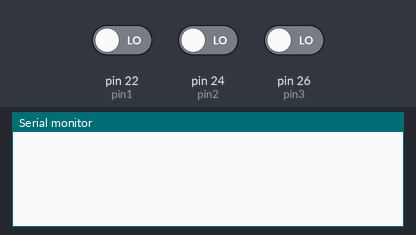
Bench run of a sketch on a simulated Arduino Mega 2560, built with avr-gcc and run on an emulated ATmega2560. Parts: the last lines printed to the serial monitor. The test bench sets the inputs (shaded band); at power-on: pin 22 (pin1) LOW, pin 24 (pin2) LOW, pin 26 (pin3) LOW.

Above: at 1.2 s.
1.3 s: pin 22 (pin1) driven HIGH
At 1.7 s:
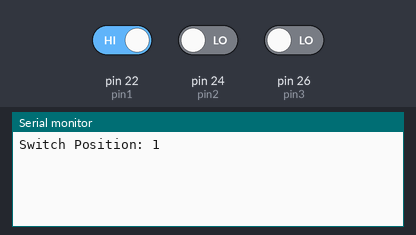
2.8 s: pin 24 (pin2) driven HIGH
At 4.0 s:
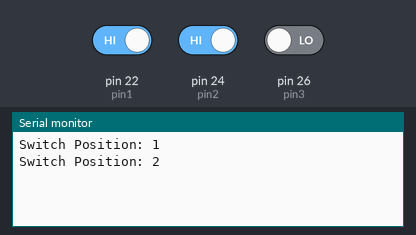
4.3 s: pin 22 (pin1) driven LOW
At 5.2 s:
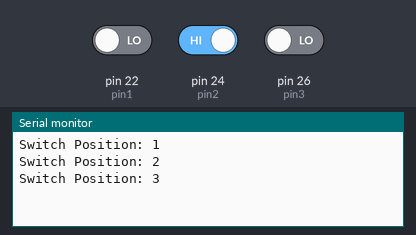
5.8 s: pin 26 (pin3) driven HIGH
At 6.3 s:
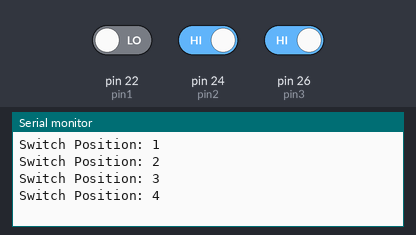
7.3 s: pin 24 (pin2) driven LOW
At 8.7 s:
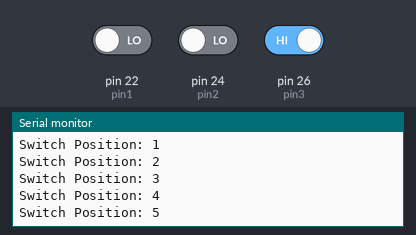
Timing chart, 0 to 9.8 s (numbered marks = the images above; inputs shaded):
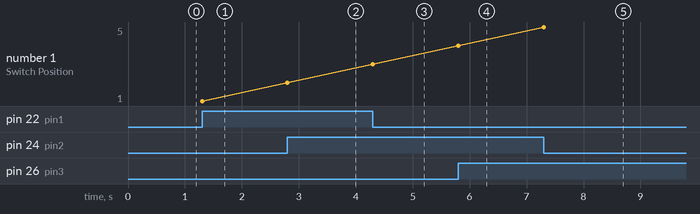

The sketch:

five_way_switch.ino
```cpp
/*
Code for detecting the position of a 5-way selector switch from Sparkfun (COM-10541)

Switch               Arduino
-------              --------         10k pull-downs
Pin3|----------------pin22------------\/\/\/\/-------GND
Pin2|----------------pin24------------\/\/\/\/-------GND
Pin1|----------------pin26------------\/\/\/\/-------GND
COM |----------------3.3V
*/

// Change these lines to change the input pins
#define pin1 22
#define pin2 24
#define pin3 26

// these variables save the input values
int pin_state1 = 0;
int pin_state2 = 0;
int pin_state3 = 0;

// remember the last value
// that way we can print only on change
int last_value = 0;

int switch_pos = 0;

void setup() {

  Serial.begin(9600);

  pinMode(pin1, INPUT);
  pinMode(pin2, INPUT);
  pinMode(pin3, INPUT);

}

void loop() {
  pin_state1 = digitalRead(pin1);
  pin_state2 = digitalRead(pin2);
  pin_state3 = digitalRead(pin3);

  if(pin_state1 == HIGH)
  {
    if(pin_state2 == HIGH)
     switch_pos = 2;
    else
     switch_pos = 1;
  }
  else if(pin_state2 == HIGH)
  {
    if(pin_state1 == HIGH)
     switch_pos = 2;
    else if(pin_state3 == HIGH)
     switch_pos = 4;
    else
     switch_pos = 3;
  }
  else if(pin_state3 == HIGH)
  {
    if(pin_state2 == HIGH)
      switch_pos = 4;
    else
      switch_pos = 5;
  }

  if(switch_pos != last_value)
  {
     Serial.print("Switch Position: ");
     Serial.println(switch_pos);
     Serial.println("");
  }

  last_value = switch_pos;
}
```

Measured:
- after the input at 1.3 s, the serial monitor: prints a new line at once (image 1)
- after the input at 2.8 s, the serial monitor: prints a new line at once (image 2)
- after the input at 4.3 s, the serial monitor: prints a new line at once (image 3)
- after the input at 5.8 s, the serial monitor: prints a new line at once (image 4)
- after the input at 7.3 s, the serial monitor: prints a new line at once (image 5)
- plotted number 1: 1 → 2 after the input at 2.8 s, 2 → 3 after the input at 4.3 s, 3 → 4 after the input at 5.8 s, 4 → 5 after the input at 7.3 s
